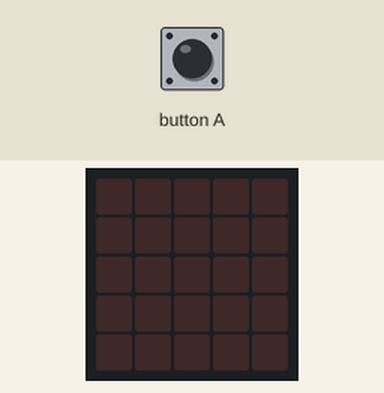
Bench run of a program on a simulated BBC micro:bit (MakeCode). Shown: the board's 5×5 LED display. The test bench sets the inputs (shaded band).

Above: at 1.2 s.
1.3 s: button A pressed for 0.15 s
At 2.4 s:
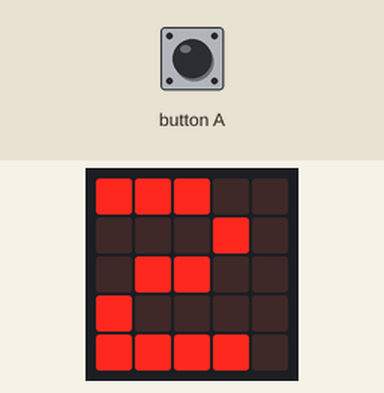
At 4.7 s:
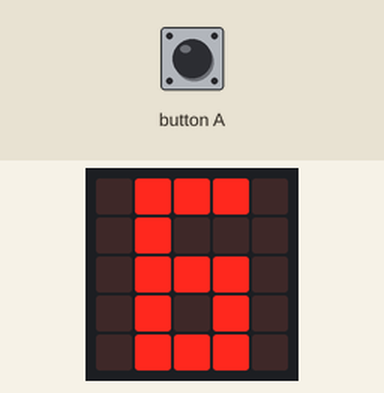
Timing chart, 0 to 6.2 s (numbered marks = the images above; inputs shaded):
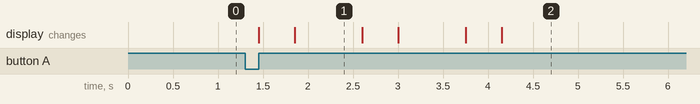

Measured:
- after the input at 1.3 s, the display: first changes after 0.15 s (image 1 shows a later state)
- what the display in image 1 shows lasts 0.7 s, from 1.9 s to 2.6 s

The program:

main.ts
```typescript
input.onButtonPressed(Button.A, function () {
    basic.showLeds(`
        . . # . .
        . # # . .
        . . # . .
        . . # . .
        . . # . .
        `)
    basic.showNumber(2)
    basic.showLeds(`
        . # # # .
        . . . # .
        . # # # .
        . . . # .
        . # # # .
        `)
    basic.showNumber(4)
    basic.showLeds(`
        . # # # .
        . # . . .
        . # # # .
        . . . # .
        . # # # .
        `)
    basic.showLeds(`
        . # # # .
        . # . . .
        . # # # .
        . # . # .
        . # # # .
        `)
})
```

test.ts
```typescript
// 在這裡測試；當此封包作為擴充功能時，將不會編譯此內容。
```
